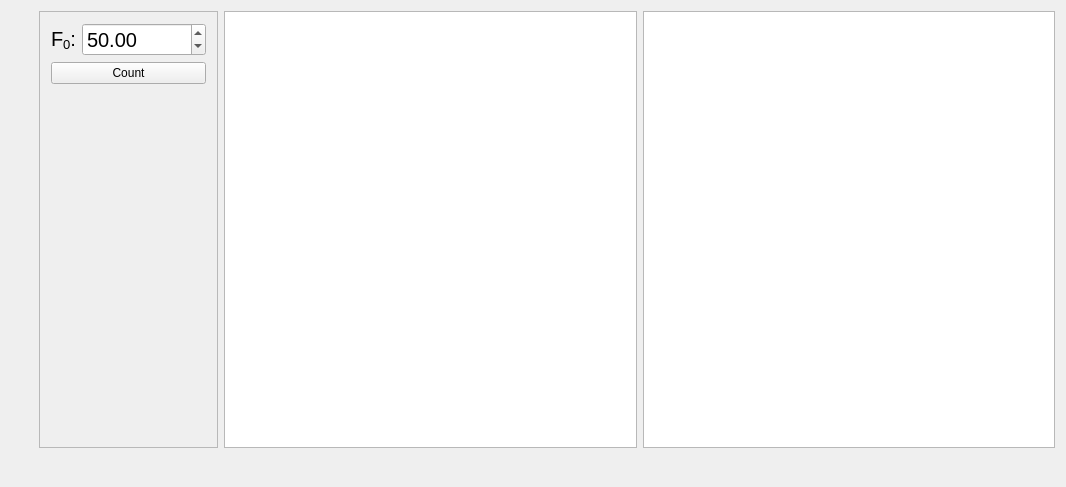
<?xml version="1.0" encoding="UTF-8"?>
<ui version="4.0">
 <class>Widget</class>
 <widget class="QWidget" name="Widget">
  <property name="geometry">
   <rect>
    <x>0</x>
    <y>0</y>
    <width>1066</width>
    <height>487</height>
   </rect>
  </property>
  <property name="windowTitle">
   <string>Widget</string>
  </property>
  <layout class="QGridLayout" name="gridLayout">
   <item row="0" column="1">
    <widget class="QFrame" name="frame">
     <property name="frameShape">
      <enum>QFrame::StyledPanel</enum>
     </property>
     <property name="frameShadow">
      <enum>QFrame::Raised</enum>
     </property>
     <layout class="QFormLayout" name="formLayout">
      <item row="0" column="0">
       <widget class="QLabel" name="label_5">
        <property name="font">
         <font>
          <pointsize>15</pointsize>
         </font>
        </property>
        <property name="text">
         <string>&lt;html&gt;&lt;head/&gt;&lt;body&gt;&lt;p&gt;F&lt;span style=&quot; vertical-align:sub;&quot;&gt;0&lt;/span&gt;:&lt;/p&gt;&lt;/body&gt;&lt;/html&gt;</string>
        </property>
       </widget>
      </item>
      <item row="0" column="1">
       <widget class="QDoubleSpinBox" name="F0_input">
        <property name="font">
         <font>
          <pointsize>15</pointsize>
         </font>
        </property>
        <property name="minimum">
         <double>-99999.000000000000000</double>
        </property>
        <property name="maximum">
         <double>999999.000000000000000</double>
        </property>
        <property name="value">
         <double>50.000000000000000</double>
        </property>
       </widget>
      </item>
      <item row="1" column="0" colspan="2">
       <widget class="QPushButton" name="pushButton">
        <property name="text">
         <string>Count</string>
        </property>
       </widget>
      </item>
     </layout>
    </widget>
   </item>
   <item row="0" column="2">
    <widget class="ChartView" name="chartView"/>
   </item>
   <item row="0" column="3">
    <widget class="ChartView" name="chartView_2"/>
   </item>
   <item row="1" column="0">
    <widget class="QWidget" name="widget" native="true">
     <property name="sizePolicy">
      <sizepolicy hsizetype="Preferred" vsizetype="Maximum">
       <horstretch>0</horstretch>
       <verstretch>0</verstretch>
      </sizepolicy>
     </property>
     <layout class="QVBoxLayout" name="verticalLayout"/>
    </widget>
   </item>
  </layout>
 </widget>
 <layoutdefault spacing="6" margin="11"/>
 <customwidgets>
  <customwidget>
   <class>ChartView</class>
   <extends>QGraphicsView</extends>
   <header>chartview.h</header>
  </customwidget>
 </customwidgets>
 <resources/>
 <connections>
  <connection>
   <sender>pushButton</sender>
   <signal>clicked()</signal>
   <receiver>Widget</receiver>
   <slot>count()</slot>
   <hints>
    <hint type="sourcelabel">
     <x>100</x>
     <y>218</y>
    </hint>
    <hint type="destinationlabel">
     <x>14</x>
     <y>233</y>
    </hint>
   </hints>
  </connection>
 </connections>
 <slots>
  <slot>count()</slot>
 </slots>
</ui>
